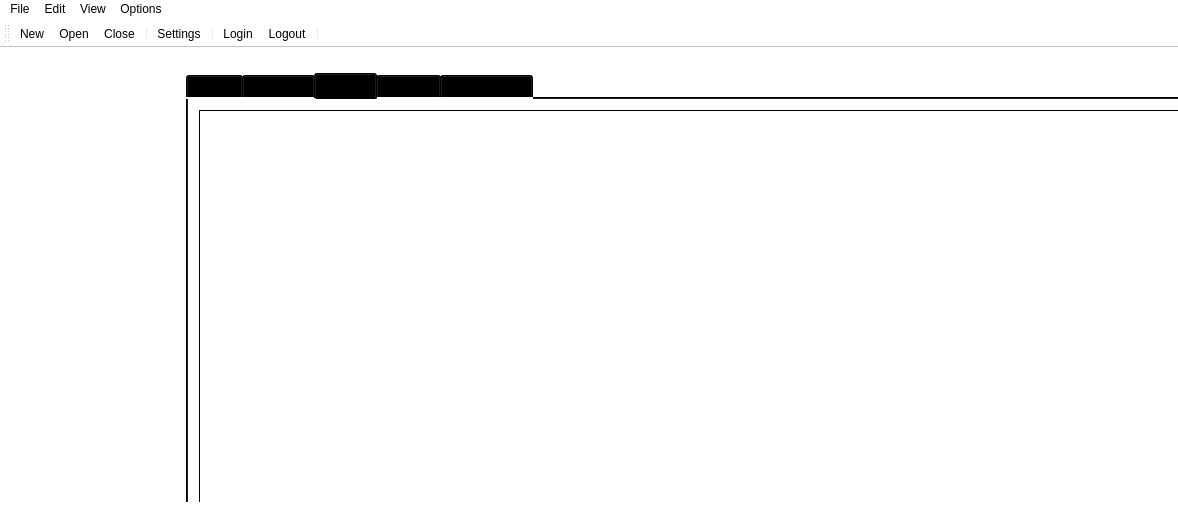
<?xml version="1.0" encoding="UTF-8"?>
<ui version="4.0">
 <class>MainView</class>
 <widget class="QMainWindow" name="MainView">
  <property name="geometry">
   <rect>
    <x>0</x>
    <y>0</y>
    <width>1178</width>
    <height>524</height>
   </rect>
  </property>
  <property name="minimumSize">
   <size>
    <width>1178</width>
    <height>524</height>
   </size>
  </property>
  <property name="windowTitle">
   <string>Result Analyser - Performance Report Generator</string>
  </property>
  <property name="windowIcon">
   <iconset resource="../resources.qrc">
    <normaloff>:/img/Images/Icons/MainView_Icon.png</normaloff>:/img/Images/Icons/MainView_Icon.png</iconset>
  </property>
  <property name="styleSheet">
   <string notr="true">background-color: rgb(255, 255, 255);
</string>
  </property>
  <widget class="QWidget" name="centralWidget">
   <widget class="QDockWidget" name="dw_Central">
    <property name="geometry">
     <rect>
      <x>0</x>
      <y>0</y>
      <width>1180</width>
      <height>636</height>
     </rect>
    </property>
    <property name="minimumSize">
     <size>
      <width>1180</width>
      <height>636</height>
     </size>
    </property>
    <property name="toolTip">
     <string>Home Page</string>
    </property>
    <property name="toolTipDuration">
     <number>2</number>
    </property>
    <property name="autoFillBackground">
     <bool>false</bool>
    </property>
    <property name="styleSheet">
     <string notr="true">color:rgb(255,255,255);
background-color: qlineargradient(spread:pad, x1:0, y1:0, x2:1, y2:0, stop:0 rgba(255, 255, 255, 255), stop:1 rgba(255, 255, 255, 255));</string>
    </property>
    <property name="features">
     <set>QDockWidget::NoDockWidgetFeatures</set>
    </property>
    <property name="windowTitle">
     <string>Home Page</string>
    </property>
    <widget class="QWidget" name="dockWidgetContents_3">
     <property name="contextMenuPolicy">
      <enum>Qt::DefaultContextMenu</enum>
     </property>
     <property name="autoFillBackground">
      <bool>false</bool>
     </property>
     <layout class="QVBoxLayout" name="verticalLayout">
      <property name="leftMargin">
       <number>0</number>
      </property>
      <property name="topMargin">
       <number>0</number>
      </property>
      <property name="rightMargin">
       <number>0</number>
      </property>
      <property name="bottomMargin">
       <number>0</number>
      </property>
      <item>
       <layout class="QVBoxLayout" name="lo_Central_Main" stretch="0,0">
        <property name="spacing">
         <number>6</number>
        </property>
        <property name="sizeConstraint">
         <enum>QLayout::SetNoConstraint</enum>
        </property>
        <property name="leftMargin">
         <number>0</number>
        </property>
        <item>
         <widget class="QSplitter" name="s_subject">
          <property name="orientation">
           <enum>Qt::Horizontal</enum>
          </property>
         </widget>
        </item>
        <item>
         <widget class="QTabWidget" name="tw_Students">
          <property name="enabled">
           <bool>true</bool>
          </property>
          <property name="minimumSize">
           <size>
            <width>1178</width>
            <height>578</height>
           </size>
          </property>
          <property name="styleSheet">
           <string notr="true">color:rgb(0,0,0,)</string>
          </property>
          <property name="currentIndex">
           <number>2</number>
          </property>
          <widget class="QWidget" name="tab_Home">
           <property name="layoutDirection">
            <enum>Qt::LeftToRight</enum>
           </property>
           <property name="styleSheet">
            <string notr="true"/>
           </property>
           <attribute name="icon">
            <iconset resource="../resources.qrc">
             <normaloff>:/img/Images/Icons/home.png</normaloff>:/img/Images/Icons/home.png</iconset>
           </attribute>
           <attribute name="title">
            <string>Home</string>
           </attribute>
           <layout class="QVBoxLayout" name="verticalLayout_3"/>
          </widget>
          <widget class="QWidget" name="tab_Students">
           <attribute name="icon">
            <iconset resource="../resources.qrc">
             <normaloff>:/img/Images/Icons/Students_Icon.png</normaloff>:/img/Images/Icons/Students_Icon.png</iconset>
           </attribute>
           <attribute name="title">
            <string>Students</string>
           </attribute>
          </widget>
          <widget class="QWidget" name="tab_Scores">
           <attribute name="icon">
            <iconset resource="../resources.qrc">
             <normaloff>:/img/Images/Icons/Score_Tab_Icon.png</normaloff>:/img/Images/Icons/Score_Tab_Icon.png</iconset>
           </attribute>
           <attribute name="title">
            <string>Scores</string>
           </attribute>
           <layout class="QHBoxLayout" name="horizontalLayout_5">
            <item>
             <widget class="QTableView" name="tv_scores">
              <property name="font">
               <font>
                <weight>50</weight>
                <italic>false</italic>
                <bold>false</bold>
                <stylestrategy>PreferAntialias</stylestrategy>
               </font>
              </property>
              <attribute name="horizontalHeaderCascadingSectionResizes">
               <bool>true</bool>
              </attribute>
              <attribute name="horizontalHeaderDefaultSectionSize">
               <number>160</number>
              </attribute>
              <attribute name="horizontalHeaderHighlightSections">
               <bool>true</bool>
              </attribute>
              <attribute name="horizontalHeaderShowSortIndicator" stdset="0">
               <bool>false</bool>
              </attribute>
              <attribute name="verticalHeaderHighlightSections">
               <bool>false</bool>
              </attribute>
             </widget>
            </item>
           </layout>
          </widget>
          <widget class="QWidget" name="tab_Results">
           <attribute name="icon">
            <iconset resource="../resources.qrc">
             <normaloff>:/img/Images/Icons/Report_Card_Icon.png</normaloff>:/img/Images/Icons/Report_Card_Icon.png</iconset>
           </attribute>
           <attribute name="title">
            <string>Results</string>
           </attribute>
           <layout class="QHBoxLayout" name="horizontalLayout_4">
            <item>
             <layout class="QHBoxLayout" name="horizontalLayout_3"/>
            </item>
           </layout>
          </widget>
          <widget class="QWidget" name="tab_Performance">
           <attribute name="icon">
            <iconset resource="../resources.qrc">
             <normaloff>:/img/Images/Icons/MainView_Icon.png</normaloff>:/img/Images/Icons/MainView_Icon.png</iconset>
           </attribute>
           <attribute name="title">
            <string>Performance</string>
           </attribute>
           <layout class="QHBoxLayout" name="horizontalLayout_2">
            <item>
             <layout class="QHBoxLayout" name="horizontalLayout"/>
            </item>
           </layout>
          </widget>
         </widget>
        </item>
       </layout>
      </item>
     </layout>
    </widget>
   </widget>
  </widget>
  <widget class="QMenuBar" name="menuBar">
   <property name="geometry">
    <rect>
     <x>0</x>
     <y>0</y>
     <width>1178</width>
     <height>21</height>
    </rect>
   </property>
   <widget class="QMenu" name="menuFile">
    <property name="title">
     <string>File</string>
    </property>
    <addaction name="actionNew"/>
    <addaction name="actionOpen"/>
    <addaction name="actionClose"/>
    <addaction name="actionExit"/>
    <addaction name="actionPrint"/>
   </widget>
   <widget class="QMenu" name="menuEdit">
    <property name="title">
     <string>Edit</string>
    </property>
    <addaction name="actionUndo"/>
    <addaction name="actionRedo"/>
    <addaction name="actionSettings"/>
   </widget>
   <widget class="QMenu" name="menuPrint">
    <property name="title">
     <string>View</string>
    </property>
    <addaction name="actionHome"/>
    <addaction name="actionStudents"/>
    <addaction name="actionScores"/>
    <addaction name="actionResults"/>
   </widget>
   <widget class="QMenu" name="menuTools">
    <property name="title">
     <string>Options</string>
    </property>
    <addaction name="actionLogin"/>
    <addaction name="actionLogout"/>
   </widget>
   <addaction name="menuFile"/>
   <addaction name="menuEdit"/>
   <addaction name="menuPrint"/>
   <addaction name="menuTools"/>
  </widget>
  <widget class="QToolBar" name="mainToolBar">
   <attribute name="toolBarArea">
    <enum>TopToolBarArea</enum>
   </attribute>
   <attribute name="toolBarBreak">
    <bool>false</bool>
   </attribute>
   <addaction name="actionNew"/>
   <addaction name="actionOpen"/>
   <addaction name="actionClose"/>
   <addaction name="separator"/>
   <addaction name="actionSettings"/>
   <addaction name="separator"/>
   <addaction name="actionLogin"/>
   <addaction name="actionLogout"/>
   <addaction name="separator"/>
  </widget>
  <widget class="QStatusBar" name="statusBar"/>
  <widget class="QDockWidget" name="dw_sidebar">
   <property name="minimumSize">
    <size>
     <width>180</width>
     <height>114</height>
    </size>
   </property>
   <property name="maximumSize">
    <size>
     <width>180</width>
     <height>524287</height>
    </size>
   </property>
   <property name="acceptDrops">
    <bool>false</bool>
   </property>
   <property name="toolTip">
    <string>Classes</string>
   </property>
   <property name="toolTipDuration">
    <number>4</number>
   </property>
   <property name="layoutDirection">
    <enum>Qt::LeftToRight</enum>
   </property>
   <property name="autoFillBackground">
    <bool>false</bool>
   </property>
   <property name="styleSheet">
    <string notr="true">color:rgb(255, 255, 255);
background-color: qlineargradient(spread:pad, x1:0, y1:0, x2:1, y2:0, stop:0 rgba(255,255,255, 255), stop:1 rgba(255, 255, 255, 255));</string>
   </property>
   <property name="features">
    <set>QDockWidget::NoDockWidgetFeatures</set>
   </property>
   <property name="windowTitle">
    <string>Classes</string>
   </property>
   <attribute name="dockWidgetArea">
    <number>1</number>
   </attribute>
   <widget class="QWidget" name="dockWidgetContents">
    <layout class="QVBoxLayout" name="verticalLayout_2">
     <property name="spacing">
      <number>0</number>
     </property>
     <property name="leftMargin">
      <number>0</number>
     </property>
     <property name="topMargin">
      <number>0</number>
     </property>
     <property name="rightMargin">
      <number>0</number>
     </property>
     <property name="bottomMargin">
      <number>0</number>
     </property>
     <item>
      <layout class="QVBoxLayout" name="lo_Classes"/>
     </item>
    </layout>
   </widget>
  </widget>
  <action name="actionNew">
   <property name="icon">
    <iconset resource="../resources.qrc">
     <normaloff>:/img/Images/Icons/new.png</normaloff>:/img/Images/Icons/new.png</iconset>
   </property>
   <property name="text">
    <string>New</string>
   </property>
   <property name="shortcut">
    <string>Ctrl+N</string>
   </property>
  </action>
  <action name="actionOpen">
   <property name="icon">
    <iconset resource="../resources.qrc">
     <normaloff>:/img/Images/Icons/open.png</normaloff>:/img/Images/Icons/open.png</iconset>
   </property>
   <property name="text">
    <string>Open</string>
   </property>
   <property name="shortcut">
    <string>Ctrl+O</string>
   </property>
  </action>
  <action name="actionClose">
   <property name="icon">
    <iconset resource="../resources.qrc">
     <normaloff>:/img/Images/Icons/close.png</normaloff>:/img/Images/Icons/close.png</iconset>
   </property>
   <property name="text">
    <string>Close</string>
   </property>
   <property name="shortcut">
    <string>Alt+W</string>
   </property>
  </action>
  <action name="actionExit">
   <property name="icon">
    <iconset resource="../resources.qrc">
     <normaloff>:/img/Images/Icons/exit.png</normaloff>:/img/Images/Icons/exit.png</iconset>
   </property>
   <property name="text">
    <string>Exit</string>
   </property>
   <property name="shortcut">
    <string>Ctrl+E</string>
   </property>
  </action>
  <action name="actionPrint">
   <property name="icon">
    <iconset resource="../resources.qrc">
     <normaloff>:/img/Images/Icons/print.png</normaloff>:/img/Images/Icons/print.png</iconset>
   </property>
   <property name="text">
    <string>Print</string>
   </property>
   <property name="shortcut">
    <string>Ctrl+P</string>
   </property>
  </action>
  <action name="actionSettings">
   <property name="icon">
    <iconset resource="../resources.qrc">
     <normaloff>:/img/Images/Icons/settings.png</normaloff>:/img/Images/Icons/settings.png</iconset>
   </property>
   <property name="text">
    <string>Settings</string>
   </property>
   <property name="shortcut">
    <string>Shift+S</string>
   </property>
  </action>
  <action name="actionUndo">
   <property name="icon">
    <iconset resource="../resources.qrc">
     <normaloff>:/img/Images/Icons/undo.png</normaloff>:/img/Images/Icons/undo.png</iconset>
   </property>
   <property name="text">
    <string>Undo</string>
   </property>
   <property name="shortcut">
    <string>Ctrl+Z</string>
   </property>
  </action>
  <action name="actionRedo">
   <property name="icon">
    <iconset resource="../resources.qrc">
     <normaloff>:/img/Images/Icons/redo.png</normaloff>:/img/Images/Icons/redo.png</iconset>
   </property>
   <property name="text">
    <string>Redo</string>
   </property>
   <property name="shortcut">
    <string>Ctrl+R</string>
   </property>
  </action>
  <action name="actionLogin">
   <property name="icon">
    <iconset resource="../resources.qrc">
     <normaloff>:/img/Images/Icons/login.png</normaloff>:/img/Images/Icons/login.png</iconset>
   </property>
   <property name="text">
    <string>Login</string>
   </property>
   <property name="shortcut">
    <string>Ctrl+L</string>
   </property>
  </action>
  <action name="actionLogout">
   <property name="icon">
    <iconset resource="../resources.qrc">
     <normaloff>:/img/Images/Icons/logout.png</normaloff>:/img/Images/Icons/logout.png</iconset>
   </property>
   <property name="text">
    <string>Logout</string>
   </property>
   <property name="shortcut">
    <string>Alt+L</string>
   </property>
  </action>
  <action name="actionHome">
   <property name="icon">
    <iconset resource="../resources.qrc">
     <normaloff>:/img/Images/Icons/home.png</normaloff>:/img/Images/Icons/home.png</iconset>
   </property>
   <property name="text">
    <string>Home</string>
   </property>
   <property name="shortcut">
    <string>Alt+H</string>
   </property>
  </action>
  <action name="actionStudents">
   <property name="icon">
    <iconset resource="../resources.qrc">
     <normaloff>:/img/Images/Icons/Students_Icon.png</normaloff>:/img/Images/Icons/Students_Icon.png</iconset>
   </property>
   <property name="text">
    <string>Students</string>
   </property>
   <property name="shortcut">
    <string>Alt+S</string>
   </property>
  </action>
  <action name="actionScores">
   <property name="icon">
    <iconset resource="../resources.qrc">
     <normaloff>:/img/Images/Icons/Score_Tab_Icon.png</normaloff>:/img/Images/Icons/Score_Tab_Icon.png</iconset>
   </property>
   <property name="text">
    <string>Scores</string>
   </property>
   <property name="shortcut">
    <string>Alt+X</string>
   </property>
  </action>
  <action name="actionResults">
   <property name="icon">
    <iconset resource="../resources.qrc">
     <normaloff>:/img/Images/Icons/Report_Card_Icon.png</normaloff>:/img/Images/Icons/Report_Card_Icon.png</iconset>
   </property>
   <property name="text">
    <string>Results</string>
   </property>
   <property name="shortcut">
    <string>Alt+R</string>
   </property>
  </action>
 </widget>
 <layoutdefault spacing="6" margin="11"/>
 <resources>
  <include location="../resources.qrc"/>
 </resources>
 <connections/>
</ui>
